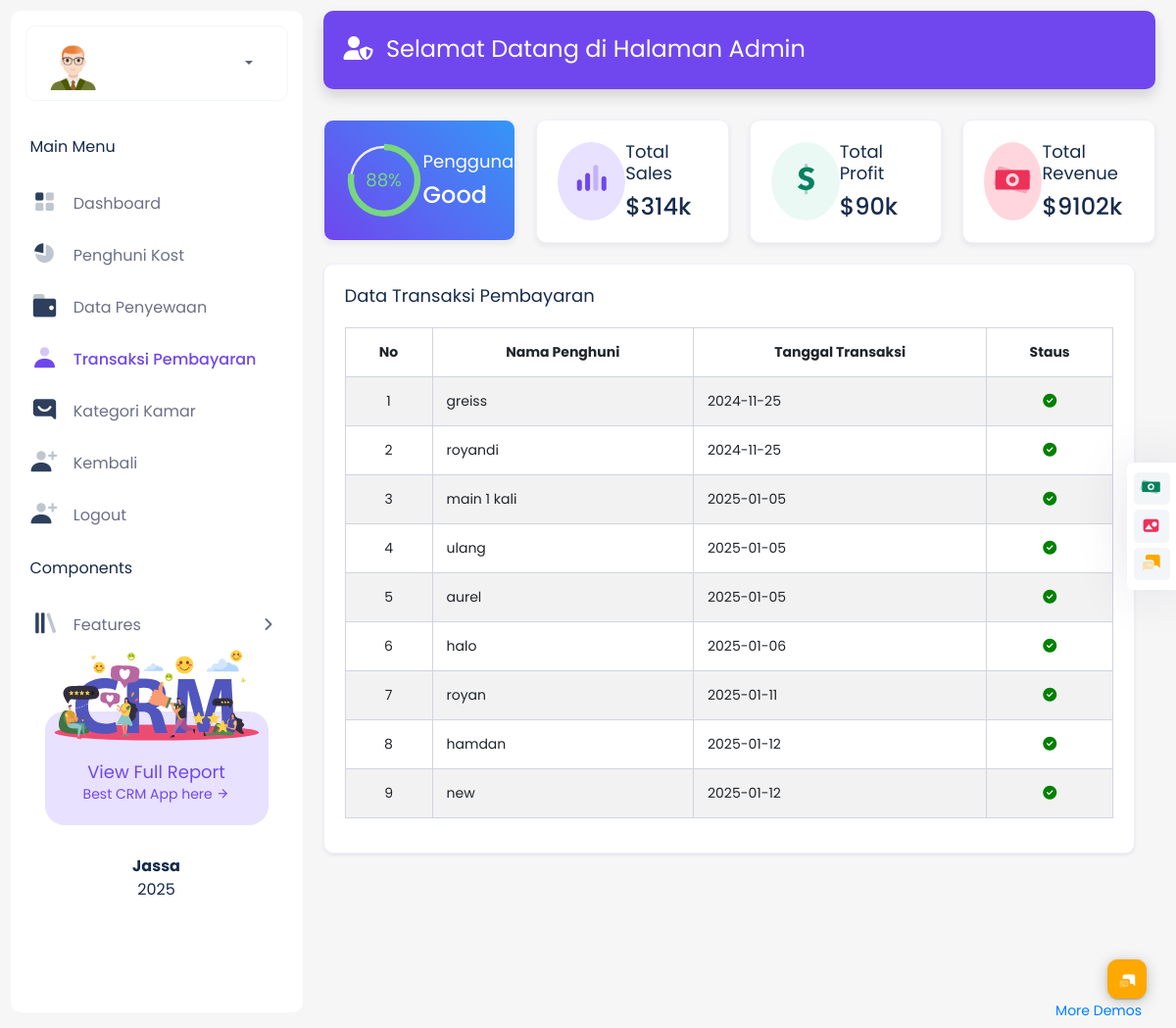
/addTransaksi.php (signed in), run on the app's committed database.
### tables this page shows
CREATE TABLE `transaksi_222271` (
  `id_222271` int(11) NOT NULL,
  `penghuni_id_222271` int(11) NOT NULL,
  `id_kamar_222271` int(11) DEFAULT NULL,
  `tanggal_transaksi_222271` date NOT NULL,
  `nama_222271` varchar(200) NOT NULL,
  `jenis_transaksi_222271` enum('sewa','deposit','biaya tambahan') NOT NULL,
  `jumlah_222271` decimal(10,2) NOT NULL,
  `status_222271` varchar(255) DEFAULT NULL
);

CREATE TABLE `penyewaan_kos_222271` (
  `id_222271` int(11) NOT NULL,
  `id_kamar_222271` int(11) DEFAULT NULL,
  `nama_222271` varchar(100) DEFAULT NULL,
  `email_222271` varchar(100) DEFAULT NULL,
  `telepon_222271` varchar(20) DEFAULT NULL,
  `alamat_222271` text DEFAULT NULL,
  `metode_pembayaran_222271` varchar(50) DEFAULT NULL,
  `harga_222271` int(100) DEFAULT NULL
);

### config/fungsi.php (called while the page is built, shortened)
<?php
$db = mysqli_connect('localhost', 'root', '', '222271_royandi');
function query($query)
{
    global $db;
    $result = mysqli_query($db, $query);
    $rows = [];
    while ($row = mysqli_fetch_assoc($result)) {
        $rows[] = $row;
    }
    return $rows;
}

### addTransaksi.php (the view, shortened to what this page needs)
<?php
require 'config/fungsi.php';
$rowsTransaksi = query("
    SELECT t.*, p.nama_222271, p.harga_222271
    FROM transaksi_222271 t
    JOIN penyewaan_kos_222271 p ON t.penghuni_id_222271 = p.id_222271
");
?>
<!DOCTYPE html>
<html lang="en">
<head>
    <link rel="stylesheet" href="admin/css/vendors_css.css">
    <link rel="stylesheet" href="admin/css/style.css">
    <link rel="stylesheet" href="admin/css/skin_color.css">
    <link href="https://cdnjs.cloudflare.com/ajax/libs/font-awesome/6.5.2/css/all.min.css" rel="stylesheet">
</head>
<body class="hold-transition light-skin sidebar-mini theme-primary fixed">
    <div class="wrapper">
        <header class="main-header">
            <nav class="navbar navbar-expand-lg navbar-dark bg-primary shadow">
                <h3>
                    <i class="fas fa-user-shield me-2"></i> Selamat Datang di Halaman Admin
                </h3>
            </nav>
        </header>
        <aside class="main-sidebar">
            <section class="sidebar position-relative">
                <div class="user-profile my-15 px-20 py-10 b-1 rounded10 mx-15">
                    <div class="d-flex align-items-center justify-content-between">
                        <div class="image d-flex align-items-center">
                            <img src="admin/images/avatar/avatar-13.png" class="rounded-0 me-10" alt="User Image">
                        </div>
                        <div class="info">
                            <a class="dropdown-toggle p-15 d-grid" data-bs-toggle="dropdown" href="#"></a>
                        </div>
                    </div>
                </div>
                <div class="multinav">
                    <div class="multinav-scroll" style="height: 97%;">
                        <ul class="sidebar-menu" data-widget="tree">
                            <li class="header">Main Menu</li>
                            <li>
                                <a href="dhasboard.php">
                                    <i class="icon-Layout-4-blocks"><span class="path1"></span><span class="path2"></span></i>
                                    <span>Dashboard</span>
                                </a>
                            </li>
                            <li>
                                <a href="dataUser.php">
                                    <i class="icon-Chart-pie"><span class="path1"></span><span class="path2"></span></i>
                                    <span>Penghuni Kost</span>
                                </a>
                            </li>
                            <li>
                                <a href="detailpenyewaan.php">
                                    <i class="icon-Wallet"><span class="path1"></span><span class="path2"></span></i>
                                    <span>Data Penyewaan</span>
                                </a>
                            </li>
                            <li>
                                <a href="addTransaksi.php">
                                    <i class="icon-User"><span class="path1"></span><span class="path2"></span></i>
                                    <span>Transaksi Pembayaran</span>
                                </a>
                            </li>
                            <li>
                                <a href="dataKost.php">
                                    <i class="icon-Chat2"></i>
                                    <span>Kategori Kamar</span>
                                </a>
                            </li>
                            <li>
                                <a href="logout.php">
                                    <i class="icon-Add-user"><span class="path1"></span><span class="path2"></span></i>
                                    <span>Kembali</span>
                                </a>
                            </li>
                            <li>
                                <a href="#">
                                    <i class="icon-Add-user"><span class="path1"></span><span class="path2"></span></i>
                                    <span>Logout</span>
                                </a>
                            </li>
                            <li class="header">Components</li>
                            <li class="treeview">
                                <a href="#">
                                    <i class="icon-Library"><span class="path1"></span><span class="path2"></span></i>
                                    <span>Features</span>
                                    <span class="pull-right-container">
                                        <i class="fa fa-angle-right pull-right"></i>
                                    </span>
                                </a>
                                <div class="sidebar-widgets">
                                    <div class="mx-25 mb-30 pb-20 side-bx bg-primary-light rounded20">
                                        <div class="text-center">
                                            <img src="admin/images/svg-icon/color-svg/custom-17.svg" class="sideimg p-5" alt="">
                                            <h4 class="title-bx text-primary">View Full Report</h4>
                                            <a href="#" class="py-10 fs-14 mb-0 text-primary">
                                                Best CRM App here <i class="mdi mdi-arrow-right"></i>
                                            </a>
                                        </div>
                                    </div>
                                    <div class="copyright text-center m-25">
                                        <p><strong class="d-block">Jassa</strong>
                                        </p>
                                    </div>
                                </div>
                    </div>
                </div>
            </section>
        </aside>
        <div class="content-wrapper">
            <div class="container-full">
                <section class="content">
                    <div class="row">
                        <div class="col-xl-3 col-md-6 col-12">
                            <div class="box bg-gradient-primary">
                                <div class="box-body">
                                    <div class="d-flex align-items-center justify-content-between">
                                        <div>
                                            <div id="progressbar11" class="mx-auto w-80 position-relative"></div>
                                        </div>
                                        <div>
                                            <h4 class="mt-0 text-white">Pengguna</h4>
                                            <h3 class="fw-500 my-0 text-white">Good</h3>
                                        </div>
                                    </div>
                                </div>
                            </div>
                        </div>
                        <div class="col-xl-3 col-md-6 col-12">
                            <div class="box">
                                <div class="box-body">
                                    <div class="d-flex align-items-center justify-content-between">
                                        <div class="w-80 h-80 rounded-circle bg-primary-light fs-40 text-center l-h-80">
                                            <span class="icon-Equalizer"><span class="path1"></span><span class="path2"></span><span class="path3"></span><span class="path4"></span></span>
                                        </div>
                                        <div>
                                            <h4 class="mt-0">Total Sales</h4>
                                            <h3 class="fw-500 my-0">$314k</h3>
                                        </div>
                                    </div>
                                </div>
                            </div>
                        </div>
                        <div class="col-xl-3 col-md-6 col-12">
                            <div class="box">
                                <div class="box-body">
                                    <div class="d-flex align-items-center justify-content-between">
                                        <div class="w-80 h-80 rounded-circle bg-success-light fs-40 text-center l-h-85">
                                            <span class="icon-Dollar"><span class="path1"></span><span class="path2"></span><span class="path3"></span></span>
                                        </div>
                                        <div>
                                            <h4 class="mt-0">Total Profit</h4>
                                            <h3 class="fw-500 my-0">$90k</h3>
                                        </div>
                                    </div>
                                </div>
                            </div>
                        </div>
                        <div class="col-xl-3 col-md-6 col-12">
                            <div class="box">
                                <div class="box-body">
                                    <div class="d-flex align-items-center justify-content-between">
                                        <div class="w-80 h-80 rounded-circle bg-danger-light fs-40 text-center l-h-85">
                                            <span class="icon-Money"><span class="path1"></span><span class="path2"></span></span>
                                        </div>
                                        <div>
                                            <h4 class="mt-0">Total Revenue</h4>
                                            <h3 class="fw-500 my-0">$9102k</h3>
                                        </div>
                                    </div>
                                </div>
                            </div>
                        </div>
                        <div class="row">
                            <div class="col-lg-12">
                                <div class="card shadow-sm">
                                    <div class="card-body">
                                        <div class="active-member">
                                            <h4 class="card-title text-left mb-4">
                                                Data Transaksi Pembayaran
                                            </h4>
                                            <div class="table-responsive">
                                                <table class="table table-striped table-bordered table-hover">
                                                    <thead class="thead-dark">
                                                        <tr class="text-center">
                                                            <th>No</th>
                                                            <th>Nama Penghuni</th>
                                                            <th>Tanggal Transaksi</th>
                                                            <th>Staus</th>
                                                        </tr>
                                                    </thead>
                                                    <tbody>
                                                        <?php $no = 1; ?>
                                                        <?php foreach ($rowsTransaksi as $transaksi): ?>
                                                            <tr>
                                                                <td class="text-center"><?php echo $no++; ?></td>
                                                                <td><?php echo htmlspecialchars($transaksi['nama_222271']); ?></td>
                                                                <td><?php echo htmlspecialchars($transaksi['tanggal_transaksi_222271']); ?></td>
                                                                <td class="text-center">
                                                                    <i class="fas fa-check-circle" style="color:green;"></i>
                                                                </td>
                                                            </tr>
                                                        <?php endforeach; ?>
                                                    </tbody>
                                                </table>
                                            </div>
                                        </div>
                                    </div>
                                </div>
                            </div>
                        </div>
                    </div>
                </section>
            </div>
        </div>
        <footer class="main-footer">
            <div class="pull-right d-none d-sm-inline-block">
                <ul class="nav nav-primary nav-dotted nav-dot-separated justify-content-center justify-content-md-end">
                    <li class="nav-item">
                        <a class="nav-link" href="https://therichpost.com/category/free-admin-dashboard-templates/">More Demos</a>
                    </li>
                </ul>
            </div>
        </footer>
    </div>
    <div class="sticky-toolbar">
        <a href="#" data-bs-toggle="tooltip" data-bs-placement="left" title="Buy Now" class="waves-effect waves-light btn btn-success btn-flat mb-5 btn-sm" target="_blank">
            <span class="icon-Money"><span class="path1"></span><span class="path2"></span></span>
        </a>
        <a href="#" data-bs-toggle="tooltip" data-bs-placement="left" title="Portfolio" class="waves-effect waves-light btn btn-danger btn-flat mb-5 btn-sm" target="_blank">
            <span class="icon-Image"></span>
        </a>
        <a id="chat-popup" href="#" data-bs-toggle="tooltip" data-bs-placement="left" title="Live Chat" class="waves-effect waves-light btn btn-warning btn-flat btn-sm">
            <span class="icon-Group-chat"><span class="path1"></span><span class="path2"></span></span>
        </a>
    </div>
    <div id="chat-box-body">
        <div id="chat-circle" class="waves-effect waves-circle btn btn-circle btn-sm btn-warning l-h-50">
            <span class="icon-Group-chat fs-18"><span class="path1"></span><span class="path2"></span></span>
        </div>
    </div>
</body>
</html>

### admin/css/skin_color.css (style rules this page uses)
.light-skin .main-sidebar { border-right: 0px solid rgba(72, 94, 144, 0.16); background-color: #ffffff; }
.light-skin .sidebar-menu > li:hover > a, .light-skin .sidebar-menu > li:active > a, .light-skin .sidebar-menu > li.active > a { color: #172b4c; }
.light-skin .sidebar-menu > li.active > a { background-color: #172b4c; color: #ffffff; box-shadow: 0 3px 5px 1px rgba(0, 0, 0, 0); }
.light-skin .sidebar-menu > li.active > a > i { color: #ffffff; }
.light-skin .sidebar-menu > li.active > a:after { content: " "; position: absolute; right: 0; top: 0; display: none; width: 0; height: 0; border-style: solid; border-width: 22px 10px 22px 0; border-color: transparent #fafafa transparent transparent !important; }
.light-skin .sidebar a { color: #5C607B; }

### admin/css/perfect-scrollbar.css (style rules this page uses)
.ps { overflow: hidden !important; overflow-anchor: none; -ms-overflow-style: none; touch-action: auto; -ms-touch-action: auto; }

### data on the page
transaksi_222271: penyewaan_kos_222271.nama_222271 "greiss", tanggal_transaksi_222271 "2024-11-25"
transaksi_222271: penyewaan_kos_222271.nama_222271 "royandi", tanggal_transaksi_222271 "2024-11-25"
transaksi_222271: penyewaan_kos_222271.nama_222271 "main 1 kali", tanggal_transaksi_222271 "2025-01-05"
transaksi_222271: penyewaan_kos_222271.nama_222271 "ulang", tanggal_transaksi_222271 "2025-01-05"
transaksi_222271: penyewaan_kos_222271.nama_222271 "aurel", tanggal_transaksi_222271 "2025-01-05"
transaksi_222271: penyewaan_kos_222271.nama_222271 "halo", tanggal_transaksi_222271 "2025-01-06"
transaksi_222271: penyewaan_kos_222271.nama_222271 "royan", tanggal_transaksi_222271 "2025-01-11"
transaksi_222271: penyewaan_kos_222271.nama_222271 "hamdan", tanggal_transaksi_222271 "2025-01-12"
transaksi_222271: penyewaan_kos_222271.nama_222271 "new", tanggal_transaksi_222271 "2025-01-12"
